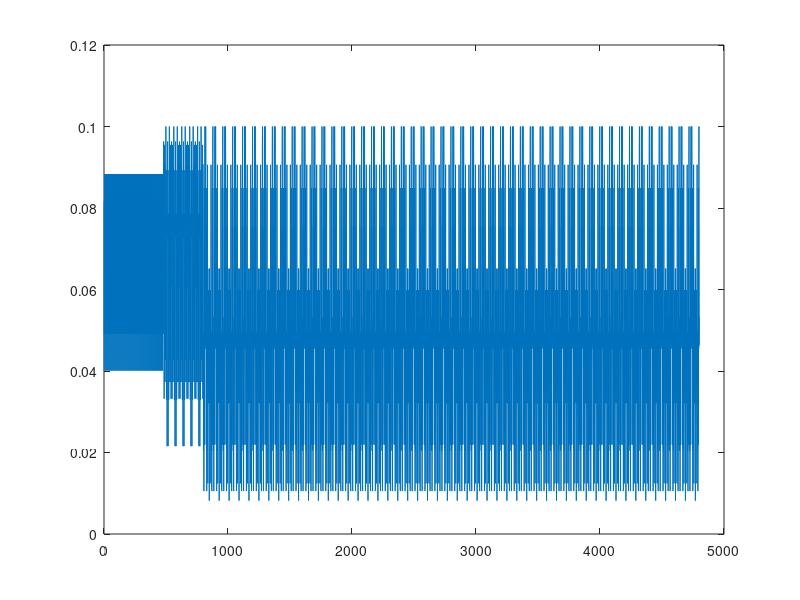

Reproduce this figure in MATLAB.
%%This file is for single-antenna client

clear;
close all;
%Systems params

ANTENNA_CNT = 1;

%Params:
USE_WARPLAB_TXRX = 0;   %Enable WARPLab-in-the-loop (otherwise sim-only)
WRITE_PNG_FILES = 0;    %Enable writing plots to PNG

%Waveform params
N_OFDM_SYMS     = 50;	%Number of OFDM symbols
N_AC			= 0;	%Number of access codes
MOD_ORDER       = 2;	%Modulation order (2/4/16 = BSPK/QPSK/16-QAM)
TX_SCALE        = 1.0;	%Scale for Tx waveform ([0:1])
INTERP_RATE     = 2;	%Interpolation rate (1 or 2)
SIGNAL_ROUND    = 1;

%OFDM params
SC_IND_PILOTS = [8 22 44 58];   %Pilot subcarrier indices
SC_IND_DATA   = [2:7 9:21 23:27 39:43 45:57 59:64]; %Data subcarrier indices
N_SC = 64;          %Number of subcarriers
CP_LEN = 16;        %Cyclic prefix length
N_DATA_SYMS = N_OFDM_SYMS * length(SC_IND_DATA); %Number of data symbols (one per data-bearing subcarrier per OFDM symbol)
USE_PILOT_TONES = 1;    %Enabel phase error correction

%% Define the preamble
sts_f = zeros(1,64);
sts_f(1:27) = [0 0 0 0 -1-1i 0 0 0 -1-1i 0 0 0 1+1i 0 0 0 1+1i 0 0 0 1+1i 0 0 0 1+1i 0 0];
sts_f(39:64) = [0 0 1+1i 0 0 0 -1-1i 0 0 0 1+1i 0 0 0 -1-1i 0 0 0 -1-1i 0 0 0 1+1i 0 0 0];
sts_t = ifft(sqrt(13/6).*sts_f, 64);
a = sts_t;
sts_t = sts_t(1:16);


%LTS for CFO and channel estimation
lts_f = [0 1 -1 -1 1 1 -1 1 -1 1 -1 -1 -1 -1 -1 1 1 -1 -1 1 -1 1 -1 1 1 1 1 0 0 0 0 0 0 0 0 0 0 0 1 1 -1 -1 1 1 -1 1 -1 1 1 1 1 1 1 -1 -1 1 1 -1 1 -1 1 1 1 1];
lts_t = ifft(lts_f, 64);
b = lts_t;
%Use 30 copies of the 16-sample STS for extra AGC settling margin
sts = repmat(sts_t, 1, 30);
%lts = [lts_t(33:64) lts_t lts_t];
lts = [lts_t(33:64) lts_t lts_t lts_t lts_t lts_t(1:32)];
%preamble = [repmat(sts_t, 1, 30)  lts_t(33:64) lts_t lts_t];

%return;

%% Generate a payload
%ac = randi(MOD_ORDER, length(SC_IND_DATA), N_AC) - 1;
data = randi(MOD_ORDER, length(SC_IND_DATA), 1) - 1;
%tx_data = [ac repmat(data, 1, N_OFDM_SYMS - N_AC)];
tx_data = repmat(data, 1, N_OFDM_SYMS);



%Functions for data -> complex symbol mapping (avoids comm toolbox requirement for qammod)
modvec_bpsk =  (1/sqrt(2))  .* [-1 1];
modvec_16qam = (1/sqrt(10)) .* [-3 -1 +3 +1];

mod_fcn_bpsk = @(x) complex(modvec_bpsk(1+x),0);
mod_fcn_qpsk = @(x) complex(modvec_bpsk(1+bitshift(x, -1)), modvec_bpsk(1+mod(x, 2)));
mod_fcn_16qam = @(x) complex(modvec_16qam(1+bitshift(x, -2)), modvec_16qam(1+mod(x,4)));

%Map the data values on to complex symbols
switch MOD_ORDER
    case 2 %BPSK
        tx_syms = arrayfun(mod_fcn_bpsk, tx_data);
    case 4 %QPSK
        tx_syms = arrayfun(mod_fcn_qpsk, tx_data);
    case 16 %16-QAM
        tx_syms = arrayfun(mod_fcn_16qam, tx_data);      
    otherwise
        fprintf('Invalid MOD_ORDER (%d)!\n', MOD_ORDER);
        return;
end


%Duplicate multiple data symbols
tx_syms_mat = tx_syms;

%Define the pilot tones
if(USE_PILOT_TONES)
    pilots = [1 1 -1 1].';
else
    pilots = [0 0 0 0].';
end

%Repeat the pilots across all OFDM symbols
pilots_mat = repmat(pilots, 1, N_OFDM_SYMS);
size(pilots_mat)

%% IFFT

%Construct the IFFT input matrix
ifft_in_mat = zeros(N_SC, N_OFDM_SYMS);


%Insert the data and pilot values; other subcarriers will remain at 0
ifft_in_mat(SC_IND_DATA, :) = tx_syms_mat;
ifft_in_mat(SC_IND_PILOTS, :) = pilots_mat;

%Perform the IFFT
tx_payload_mat = ifft(ifft_in_mat, N_SC, 1);

%Insert the cyclic prefix
if(CP_LEN > 0)
    tx_cp = tx_payload_mat((end-CP_LEN+1 : end), :);
    tx_payload_mat = [tx_cp; tx_payload_mat];
end

%Reshape to a vector
tx_payload_vec = reshape(tx_payload_mat, 1, numel(tx_payload_mat));

for ant_i = 1:ANTENNA_CNT
    ANTENNA_CNT
    from = length(sts) + length(lts) * (ant_i-1) + 1;
    to   = length(sts) + length(lts) * ant_i;
    %Construct the full time-domain OFDM waveform
    preamble = [sts, lts];
    preamble = preamble ./ max(abs(preamble));
	max(abs(tx_payload_vec))
    tx_payload_vec = tx_payload_vec ./ max(abs(tx_payload_vec));
	max(abs(tx_payload_vec))
    tx_vec = [preamble tx_payload_vec];
    tx_vec = 0.1*tx_vec;
    %Write signals to the binary file
    fid = fopen(['src_data_' int2str(ant_i) '.bin'],'w');
    fwrite(fid, [real(tx_vec); imag(tx_vec)], 'float');
    fclose(fid);
	
	%Record samples to the mat file for decoding
	tx_mod_data = ifft_in_mat(:, 1:N_AC+1);
	tx_mod_data = reshape(tx_mod_data, numel(tx_mod_data), 1);
	tx_data = reshape(tx_data, 1, numel(tx_data));
	tx_syms = reshape(tx_syms, 1, numel(tx_syms));
	save(['src_data_' int2str(ant_i) '.mat'], 'tx_mod_data', 'tx_data', 'tx_syms');
    
    %Show Signals
    figure;
    plot(abs(tx_vec));
end

return;
